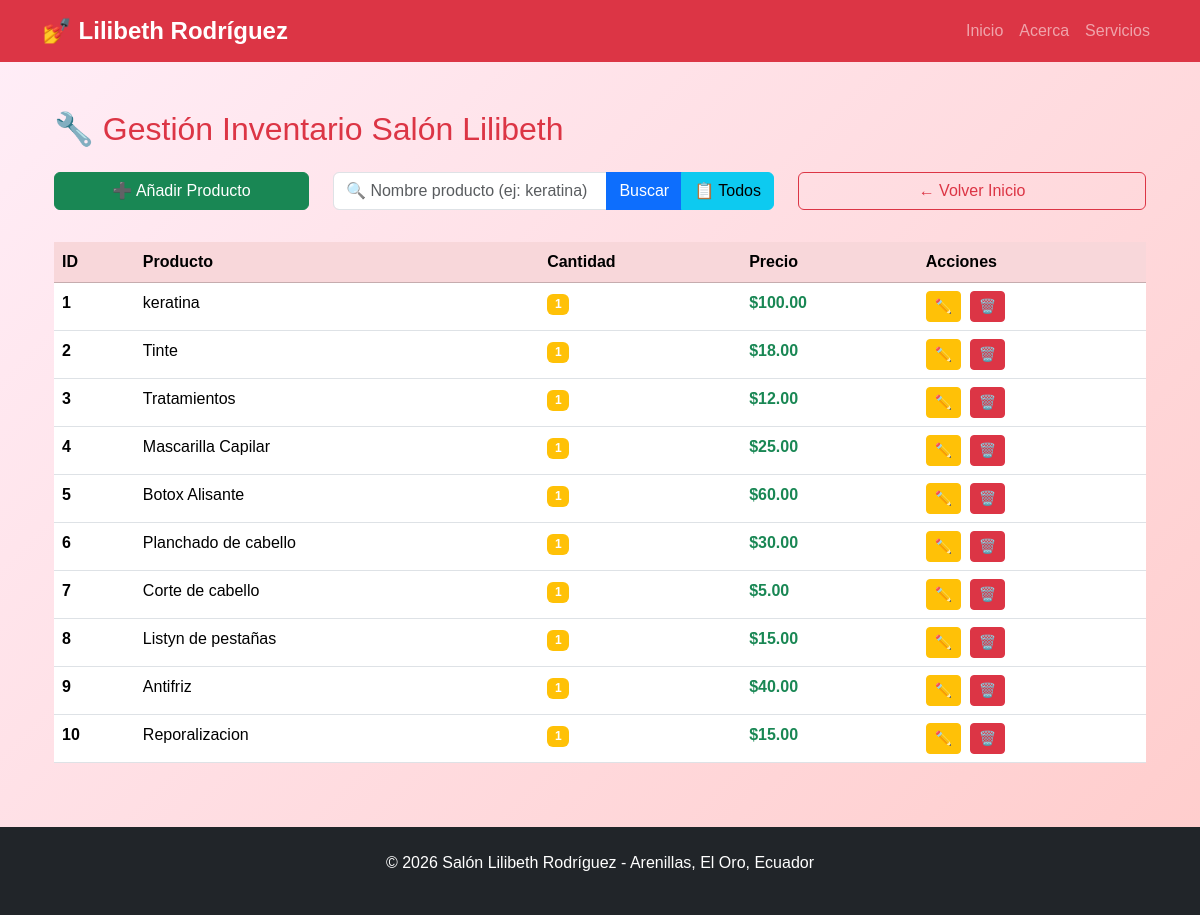
The page /admin/inventario on the database its author committed.
### tables this page shows
CREATE TABLE productos (
            id_producto INTEGER PRIMARY KEY AUTOINCREMENT,
            nombre TEXT NOT NULL,
            cantidad INTEGER NOT NULL,
            precio REAL NOT NULL
        );

### app.py (the view, shortened to what this page needs)
@app.route('/admin/inventario', methods=['GET', 'POST'])
def admin_inventario():
    productos = get_inventario()
    return render_template('admin/inventario.html', productos=productos)

### database.py (called while the page is built)
def get_inventario():
    conn = sqlite3.connect('salon.db')
    cursor = conn.cursor()
    cursor.execute("SELECT * FROM productos")
    rows = cursor.fetchall()
    conn.close()
    return [Producto(*row) for row in rows]

### templates/admin/inventario.html (shortened to what this page needs)
{% extends "base.html" %}
{% block content %}
<div class="container">
    <h2 class="text-danger mb-4">🔧 Gestión Inventario Salón Lilibeth</h2>
    <div class="row mb-4">
        <div class="col-md-3">
            <button class="btn btn-success w-100 mb-2" data-bs-toggle="modal" data-bs-target="#añadirModal">
                ➕ Añadir Producto
            </button>
        </div>
        <div class="col-md-5">
            <div class="input-group">
                <input type="text" id="buscarInput" class="form-control" placeholder="🔍 Nombre producto (ej: keratina)">
                <button class="btn btn-primary" onclick="buscarProducto()">Buscar</button>
                <button class="btn btn-info" onclick="mostrarTodos()">📋 Todos</button>
            </div>
        </div>
        <div class="col-md-4">
            <a href="/" class="btn btn-outline-danger w-100">← Volver Inicio</a>
        </div>
    </div>
    <div class="table-responsive">
        <table class="table table-hover">
            <thead class="table-danger">
                <tr>
                    <th>ID</th>
                    <th>Producto</th>
                    <th>Cantidad</th>
                    <th>Precio</th>
                    <th>Acciones</th>
                </tr>
            </thead>
            <tbody id="productosBody">
                {% for producto in productos %}
                <tr>
                    <td><strong>{{ producto.id_producto }}</strong></td>
                    <td>{{ producto.nombre }}</td>
                    <td><span class="badge bg-warning">{{ producto.cantidad }}</span></td>
                    <td><strong class="text-success">${{ "%.2f"|format(producto.precio) }}</strong></td>
                    <td>
                        <button class="btn btn-warning btn-sm me-1" onclick="editar({{ producto.id_producto }}, '{{ producto.nombre }}', {{ producto.cantidad }}, {{ producto.precio }})">✏️</button>
                        <button class="btn btn-danger btn-sm" onclick="eliminar({{ producto.id_producto }})">🗑️</button>
                    </td>
                </tr>
                {% endfor %}
            </tbody>
        </table>
    </div>
</div>
{% endblock %}

### templates/base.html (shortened to what this page needs)
<!DOCTYPE html>
<html lang="es">
<head>
    <link href="https://cdn.jsdelivr.net/npm/bootstrap@5.3.3/dist/css/bootstrap.min.css" rel="stylesheet">
    <link rel="stylesheet" href="{{ url_for('static', filename='styles.css') }}">
</head>
<body>
    <nav class="navbar navbar-expand-lg navbar-dark bg-danger">
        <div class="container">
            <a class="navbar-brand fw-bold" href="/">💅 Lilibeth Rodríguez</a>
            <div class="navbar-nav">
                <a class="nav-link" href="/">Inicio</a>
                <a class="nav-link" href="/about">Acerca</a>
                <a class="nav-link" href="/servicios">Servicios</a>
            </div>
        </div>
    </nav>
    <main class="container mt-5">
        {% block content %}{% endblock %}
    </main>
    <footer class="bg-dark text-white text-center py-4 mt-5">
        <p>&copy; 2026 Salón Lilibeth Rodríguez - Arenillas, El Oro, Ecuador</p>
    </footer>
</body>
</html>

### static/styles.css (style rules this page uses)
body { font-family: 'Arial', sans-serif; background: linear-gradient(135deg, #ffeef8 0%, #ffcccb 100%); }
.navbar-brand { font-size: 1.5rem; }

### rows shown on the page
productos: id_producto "1", nombre "keratina", cantidad "1", precio "100.00"
productos: id_producto "2", nombre "Tinte", cantidad "1", precio "18.00"
productos: id_producto "3", nombre "Tratamientos", cantidad "1", precio "12.00"
productos: id_producto "4", nombre "Mascarilla Capilar", cantidad "1", precio "25.00"
productos: id_producto "5", nombre "Botox Alisante", cantidad "1", precio "60.00"
productos: id_producto "6", nombre "Planchado de cabello", cantidad "1", precio "30.00"
productos: id_producto "7", nombre "Corte de cabello", cantidad "1", precio "5.00"
productos: id_producto "8", nombre "Listyn de pestañas", cantidad "1", precio "15.00"
productos: id_producto "9", nombre "Antifriz", cantidad "1", precio "40.00"
productos: id_producto "10", nombre "Reporalizacion", cantidad "1", precio "15.00"
